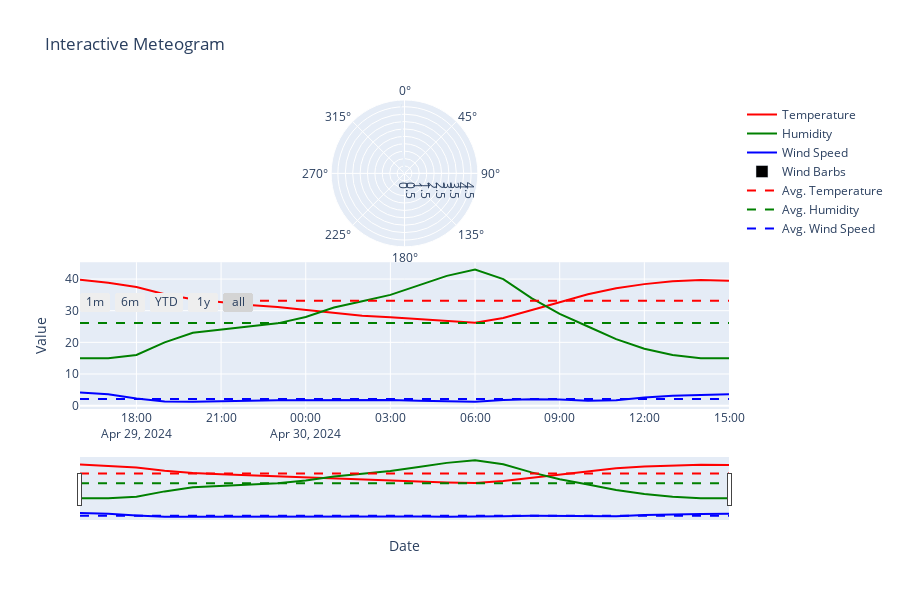

The notebook cell this image was saved under:
### Code cell
import pandas as pd
import plotly.graph_objects as go
from plotly.subplots import make_subplots
import numpy as np

# Load the CSV data into a Pandas DataFrame
data = df24

# Convert the date column to datetime format
data['date'] = pd.to_datetime(data['date'])

# Create a list of hover text
hover_text = []
for i, date in enumerate(data['date']):
    hover_text.append(f"Date: {date.strftime('%Y-%m-%d')}<br>Temperature: {data['Temperature (°C)'][i]:.2f}°C<br>Humidity: {data['Relative Humidity (%)'][i]:.2f}%<br>Wind Speed: {data['Wind Speed (m/s)'][i]:.2f} m/s<br>Wind Direction: {data['Wind Direction (degrees)'][i]}°")

# Create the figure with subplots
fig = make_subplots(rows=2, cols=1, shared_xaxes=True, vertical_spacing=0.05, specs=[[{"type": "polar"}], [{"type": "scatter"}]])

# Add traces for temperature, humidity, and wind speed
fig.add_trace(go.Scatter(x=data['date'], y=data['Temperature (°C)'], mode='lines', name='Temperature', line=dict(color='red')), row=2, col=1)
fig.add_trace(go.Scatter(x=data['date'], y=data['Relative Humidity (%)'], mode='lines', name='Humidity', line=dict(color='green')), row=2, col=1)
fig.add_trace(go.Scatter(x=data['date'], y=data['Wind Speed (m/s)'], mode='lines', name='Wind Speed', line=dict(color='blue')), row=2, col=1)

# Add wind barbs
wind_barbs = go.Barpolar(
    theta=np.radians(90 - data['Wind Direction (degrees)']),  # Convert wind direction to radians and adjust for polar coordinates
    r=data['Wind Speed (m/s)'],
    name='Wind Barbs',
    marker=dict(color='black')
)
fig.add_trace(wind_barbs, row=1, col=1)

# Add climatology or averages
avg_temp = data['Temperature (°C)'].mean()
avg_humidity = data['Relative Humidity (%)'].mean()
avg_wind_speed = data['Wind Speed (m/s)'].mean()
fig.add_trace(go.Scatter(x=data['date'], y=[avg_temp] * len(data['date']), mode='lines', name='Avg. Temperature', line=dict(color='red', dash='dash')), row=2, col=1)
fig.add_trace(go.Scatter(x=data['date'], y=[avg_humidity] * len(data['date']), mode='lines', name='Avg. Humidity', line=dict(color='green', dash='dash')), row=2, col=1)
fig.add_trace(go.Scatter(x=data['date'], y=[avg_wind_speed] * len(data['date']), mode='lines', name='Avg. Wind Speed', line=dict(color='blue', dash='dash')), row=2, col=1)

# Update layout
fig.update_layout(
    title='Interactive Meteogram',
    xaxis_title='Date',
    yaxis_title='Value',
    hovermode='closest',
    height=600,
    xaxis=dict(
        rangeselector=dict(
            buttons=list([
                dict(count=1, label='1m', step='month', stepmode='backward'),
                dict(count=6, label='6m', step='month', stepmode='backward'),
                dict(count=1, label='YTD', step='year', stepmode='todate'),
                dict(count=1, label='1y', step='year', stepmode='backward'),
                dict(step='all')
            ])
        ),
        rangeslider=dict(visible=True),
        type='date'
    ),
    polar=dict(
        angularaxis=dict(direction="clockwise", period=360),
        radialaxis=dict(visible=True, range=[0, max(data['Wind Speed (m/s)']) * 1.2])
    )
)

# Add hover text
fig.update_traces(hovertext=hover_text, hoverinfo='text')

# Show the plot
fig.show()

### Figure 1 — Plotly figure (JSON) as saved in the notebook; plotly's stock layout.template omitted (floating-point values rounded to 4 significant figures)
{"data": [{"hoverinfo": "text", "hovertext": ["Date: 2024-04-29<br>Temperature: 39.80°C<br>Humidity: 15.00%<br>Wind Speed: 4.13 m/s<br>Wind Direction: 253°", "Date: 2024-04-29<br>Temperature: 38.80°C<br>Humidity: 15.00%<br>Wind Speed: 3.58 m/s<br>Wind Direction: 253°", "Date: 2024-04-29<br>Temperature: 37.50°C<br>Humidity: 16.00%<br>Wind Speed: 2.27 m/s<br>Wind Direction: 248°", "Date: 2024-04-29<br>Temperature: 35.20°C<br>Humidity: 20.00%<br>Wind Speed: 1.29 m/s<br>Wind Direction: 256°", "Date: 2024-04-29<br>Temperature: 33.60°C<br>Humidity: 23.00%<br>Wind Speed: 1.26 m/s<br>Wind Direction: 275°", "Date: 2024-04-29<br>Temperature: 32.60°C<br>Humidity: 24.00%<br>Wind Speed: 1.32 m/s<br>Wind Direction: 281°", "Date: 2024-04-29<br>Temperature: 31.80°C<br>Humidity: 25.00%<br>Wind Speed: 1.56 m/s<br>Wind Direction: 281°", "Date: 2024-04-29<br>Temperature: 31.20°C<br>Humidity: 26.00%<br>Wind Speed: 1.73 m/s<br>Wind Direction: 288°", "Date: 2024-04-30<br>Temperature: 30.30°C<br>Humidity: 28.00%<br>Wind Speed: 1.76 m/s<br>Wind Direction: 288°", "Date: 2024-04-30<br>Temperature: 29.30°C<br>Humidity: 31.00%<br>Wind Speed: 1.63 m/s<br>Wind Direction: 292°", "Date: 2024-04-30<br>Temperature: 28.40°C<br>Humidity: 33.00%<br>Wind Speed: 1.70 m/s<br>Wind Direction: 291°", "Date: 2024-04-30<br>Temperature: 27.90°C<br>Humidity: 35.00%<br>Wind Speed: 1.76 m/s<br>Wind Direction: 295°", "Date: 2024-04-30<br>Temperature: 27.30°C<br>Humidity: 38.00%<br>Wind Speed: 1.53 m/s<br>Wind Direction: 287°", "Date: 2024-04-30<br>Temperature: 26.60°C<br>Humidity: 41.00%<br>Wind Speed: 1.29 m/s<br>Wind Direction: 281°", "Date: 2024-04-30<br>Temperature: 26.20°C<br>Humidity: 43.00%<br>Wind Speed: 1.27 m/s<br>Wind Direction: 273°", "Date: 2024-04-30<br>Temperature: 27.70°C<br>Humidity: 40.00%<br>Wind Speed: 1.77 m/s<br>Wind Direction: 283°", "Date: 2024-04-30<br>Temperature: 30.10°C<br>Humidity: 34.00%<br>Wind Speed: 2.05 m/s<br>Wind Direction: 293°", "Date: 2024-04-30<br>Temperature: 32.70°C<br>Humidity: 29.00%<br>Wind Speed: 1.96 m/s<br>Wind Direction: 311°", "Date: 2024-04-30<br>Temperature: 35.20°C<br>Humidity: 25.00%<br>Wind Speed: 1.58 m/s<br>Wind Direction: 317°", "Date: 2024-04-30<br>Temperature: 37.10°C<br>Humidity: 21.00%<br>Wind Speed: 1.73 m/s<br>Wind Direction: 306°", "Date: 2024-04-30<br>Temperature: 38.40°C<br>Humidity: 18.00%<br>Wind Speed: 2.56 m/s<br>Wind Direction: 289°", "Date: 2024-04-30<br>Temperature: 39.30°C<br>Humidity: 16.00%<br>Wind Speed: 3.13 m/s<br>Wind Direction: 284°", "Date: 2024-04-30<br>Temperature: 39.70°C<br>Humidity: 15.00%<br>Wind Speed: 3.38 m/s<br>Wind Direction: 281°", "Date: 2024-04-30<br>Temperature: 39.50°C<br>Humidity: 15.00%<br>Wind Speed: 3.61 m/s<br>Wind Direction: 280°"], "line": {"color": "red"}, "mode": "lines", "name": "Temperature", "type": "scatter", "x": ["2024-04-29T16:00:00", "2024-04-29T17:00:00", "2024-04-29T18:00:00", "2024-04-29T19:00:00", "2024-04-29T20:00:00", "2024-04-29T21:00:00", "2024-04-29T22:00:00", "2024-04-29T23:00:00", "2024-04-30T00:00:00", "2024-04-30T01:00:00", "2024-04-30T02:00:00", "2024-04-30T03:00:00", "2024-04-30T04:00:00", "2024-04-30T05:00:00", "2024-04-30T06:00:00", "2024-04-30T07:00:00", "2024-04-30T08:00:00", "2024-04-30T09:00:00", "2024-04-30T10:00:00", "2024-04-30T11:00:00", "2024-04-30T12:00:00", "2024-04-30T13:00:00", "2024-04-30T14:00:00", "2024-04-30T15:00:00"], "xaxis": "x", "y": [39.8, 38.8, 37.5, 35.2, 33.6, 32.6, 31.8, 31.2, 30.3, 29.3, 28.4, 27.9, 27.3, 26.6, 26.2, 27.7, 30.1, 32.7, 35.2, 37.1, 38.4, 39.3, 39.7, 39.5], "yaxis": "y"}, {"hoverinfo": "text", "hovertext": ["Date: 2024-04-29<br>Temperature: 39.80°C<br>Humidity: 15.00%<br>Wind Speed: 4.13 m/s<br>Wind Direction: 253°", "Date: 2024-04-29<br>Temperature: 38.80°C<br>Humidity: 15.00%<br>Wind Speed: 3.58 m/s<br>Wind Direction: 253°", "Date: 2024-04-29<br>Temperature: 37.50°C<br>Humidity: 16.00%<br>Wind Speed: 2.27 m/s<br>Wind Direction: 248°", "Date: 2024-04-29<br>Temperature: 35.20°C<br>Humidity: 20.00%<br>Wind Speed: 1.29 m/s<br>Wind Direction: 256°", "Date: 2024-04-29<br>Temperature: 33.60°C<br>Humidity: 23.00%<br>Wind Speed: 1.26 m/s<br>Wind Direction: 275°", "Date: 2024-04-29<br>Temperature: 32.60°C<br>Humidity: 24.00%<br>Wind Speed: 1.32 m/s<br>Wind Direction: 281°", "Date: 2024-04-29<br>Temperature: 31.80°C<br>Humidity: 25.00%<br>Wind Speed: 1.56 m/s<br>Wind Direction: 281°", "Date: 2024-04-29<br>Temperature: 31.20°C<br>Humidity: 26.00%<br>Wind Speed: 1.73 m/s<br>Wind Direction: 288°", "Date: 2024-04-30<br>Temperature: 30.30°C<br>Humidity: 28.00%<br>Wind Speed: 1.76 m/s<br>Wind Direction: 288°", "Date: 2024-04-30<br>Temperature: 29.30°C<br>Humidity: 31.00%<br>Wind Speed: 1.63 m/s<br>Wind Direction: 292°", "Date: 2024-04-30<br>Temperature: 28.40°C<br>Humidity: 33.00%<br>Wind Speed: 1.70 m/s<br>Wind Direction: 291°", "Date: 2024-04-30<br>Temperature: 27.90°C<br>Humidity: 35.00%<br>Wind Speed: 1.76 m/s<br>Wind Direction: 295°", "Date: 2024-04-30<br>Temperature: 27.30°C<br>Humidity: 38.00%<br>Wind Speed: 1.53 m/s<br>Wind Direction: 287°", "Date: 2024-04-30<br>Temperature: 26.60°C<br>Humidity: 41.00%<br>Wind Speed: 1.29 m/s<br>Wind Direction: 281°", "Date: 2024-04-30<br>Temperature: 26.20°C<br>Humidity: 43.00%<br>Wind Speed: 1.27 m/s<br>Wind Direction: 273°", "Date: 2024-04-30<br>Temperature: 27.70°C<br>Humidity: 40.00%<br>Wind Speed: 1.77 m/s<br>Wind Direction: 283°", "Date: 2024-04-30<br>Temperature: 30.10°C<br>Humidity: 34.00%<br>Wind Speed: 2.05 m/s<br>Wind Direction: 293°", "Date: 2024-04-30<br>Temperature: 32.70°C<br>Humidity: 29.00%<br>Wind Speed: 1.96 m/s<br>Wind Direction: 311°", "Date: 2024-04-30<br>Temperature: 35.20°C<br>Humidity: 25.00%<br>Wind Speed: 1.58 m/s<br>Wind Direction: 317°", "Date: 2024-04-30<br>Temperature: 37.10°C<br>Humidity: 21.00%<br>Wind Speed: 1.73 m/s<br>Wind Direction: 306°", "Date: 2024-04-30<br>Temperature: 38.40°C<br>Humidity: 18.00%<br>Wind Speed: 2.56 m/s<br>Wind Direction: 289°", "Date: 2024-04-30<br>Temperature: 39.30°C<br>Humidity: 16.00%<br>Wind Speed: 3.13 m/s<br>Wind Direction: 284°", "Date: 2024-04-30<br>Temperature: 39.70°C<br>Humidity: 15.00%<br>Wind Speed: 3.38 m/s<br>Wind Direction: 281°", "Date: 2024-04-30<br>Temperature: 39.50°C<br>Humidity: 15.00%<br>Wind Speed: 3.61 m/s<br>Wind Direction: 280°"], "line": {"color": "green"}, "mode": "lines", "name": "Humidity", "type": "scatter", "x": ["2024-04-29T16:00:00", "2024-04-29T17:00:00", "2024-04-29T18:00:00", "2024-04-29T19:00:00", "2024-04-29T20:00:00", "2024-04-29T21:00:00", "2024-04-29T22:00:00", "2024-04-29T23:00:00", "2024-04-30T00:00:00", "2024-04-30T01:00:00", "2024-04-30T02:00:00", "2024-04-30T03:00:00", "2024-04-30T04:00:00", "2024-04-30T05:00:00", "2024-04-30T06:00:00", "2024-04-30T07:00:00", "2024-04-30T08:00:00", "2024-04-30T09:00:00", "2024-04-30T10:00:00", "2024-04-30T11:00:00", "2024-04-30T12:00:00", "2024-04-30T13:00:00", "2024-04-30T14:00:00", "2024-04-30T15:00:00"], "xaxis": "x", "y": [15, 15, 16, 20, 23, 24, 25, 26, 28, 31, 33, 35, 38, 41, 43, 40, 34, 29, 25, 21, 18, 16, 15, 15], "yaxis": "y"}, {"hoverinfo": "text", "hovertext": ["Date: 2024-04-29<br>Temperature: 39.80°C<br>Humidity: 15.00%<br>Wind Speed: 4.13 m/s<br>Wind Direction: 253°", "Date: 2024-04-29<br>Temperature: 38.80°C<br>Humidity: 15.00%<br>Wind Speed: 3.58 m/s<br>Wind Direction: 253°", "Date: 2024-04-29<br>Temperature: 37.50°C<br>Humidity: 16.00%<br>Wind Speed: 2.27 m/s<br>Wind Direction: 248°", "Date: 2024-04-29<br>Temperature: 35.20°C<br>Humidity: 20.00%<br>Wind Speed: 1.29 m/s<br>Wind Direction: 256°", "Date: 2024-04-29<br>Temperature: 33.60°C<br>Humidity: 23.00%<br>Wind Speed: 1.26 m/s<br>Wind Direction: 275°", "Date: 2024-04-29<br>Temperature: 32.60°C<br>Humidity: 24.00%<br>Wind Speed: 1.32 m/s<br>Wind Direction: 281°", "Date: 2024-04-29<br>Temperature: 31.80°C<br>Humidity: 25.00%<br>Wind Speed: 1.56 m/s<br>Wind Direction: 281°", "Date: 2024-04-29<br>Temperature: 31.20°C<br>Humidity: 26.00%<br>Wind Speed: 1.73 m/s<br>Wind Direction: 288°", "Date: 2024-04-30<br>Temperature: 30.30°C<br>Humidity: 28.00%<br>Wind Speed: 1.76 m/s<br>Wind Direction: 288°", "Date: 2024-04-30<br>Temperature: 29.30°C<br>Humidity: 31.00%<br>Wind Speed: 1.63 m/s<br>Wind Direction: 292°", "Date: 2024-04-30<br>Temperature: 28.40°C<br>Humidity: 33.00%<br>Wind Speed: 1.70 m/s<br>Wind Direction: 291°", "Date: 2024-04-30<br>Temperature: 27.90°C<br>Humidity: 35.00%<br>Wind Speed: 1.76 m/s<br>Wind Direction: 295°", "Date: 2024-04-30<br>Temperature: 27.30°C<br>Humidity: 38.00%<br>Wind Speed: 1.53 m/s<br>Wind Direction: 287°", "Date: 2024-04-30<br>Temperature: 26.60°C<br>Humidity: 41.00%<br>Wind Speed: 1.29 m/s<br>Wind Direction: 281°", "Date: 2024-04-30<br>Temperature: 26.20°C<br>Humidity: 43.00%<br>Wind Speed: 1.27 m/s<br>Wind Direction: 273°", "Date: 2024-04-30<br>Temperature: 27.70°C<br>Humidity: 40.00%<br>Wind Speed: 1.77 m/s<br>Wind Direction: 283°", "Date: 2024-04-30<br>Temperature: 30.10°C<br>Humidity: 34.00%<br>Wind Speed: 2.05 m/s<br>Wind Direction: 293°", "Date: 2024-04-30<br>Temperature: 32.70°C<br>Humidity: 29.00%<br>Wind Speed: 1.96 m/s<br>Wind Direction: 311°", "Date: 2024-04-30<br>Temperature: 35.20°C<br>Humidity: 25.00%<br>Wind Speed: 1.58 m/s<br>Wind Direction: 317°", "Date: 2024-04-30<br>Temperature: 37.10°C<br>Humidity: 21.00%<br>Wind Speed: 1.73 m/s<br>Wind Direction: 306°", "Date: 2024-04-30<br>Temperature: 38.40°C<br>Humidity: 18.00%<br>Wind Speed: 2.56 m/s<br>Wind Direction: 289°", "Date: 2024-04-30<br>Temperature: 39.30°C<br>Humidity: 16.00%<br>Wind Speed: 3.13 m/s<br>Wind Direction: 284°", "Date: 2024-04-30<br>Temperature: 39.70°C<br>Humidity: 15.00%<br>Wind Speed: 3.38 m/s<br>Wind Direction: 281°", "Date: 2024-04-30<br>Temperature: 39.50°C<br>Humidity: 15.00%<br>Wind Speed: 3.61 m/s<br>Wind Direction: 280°"], "line": {"color": "blue"}, "mode": "lines", "name": "Wind Speed", "type": "scatter", "x": ["2024-04-29T16:00:00", "2024-04-29T17:00:00", "2024-04-29T18:00:00", "2024-04-29T19:00:00", "2024-04-29T20:00:00", "2024-04-29T21:00:00", "2024-04-29T22:00:00", "2024-04-29T23:00:00", "2024-04-30T00:00:00", "2024-04-30T01:00:00", "2024-04-30T02:00:00", "2024-04-30T03:00:00", "2024-04-30T04:00:00", "2024-04-30T05:00:00", "2024-04-30T06:00:00", "2024-04-30T07:00:00", "2024-04-30T08:00:00", "2024-04-30T09:00:00", "2024-04-30T10:00:00", "2024-04-30T11:00:00", "2024-04-30T12:00:00", "2024-04-30T13:00:00", "2024-04-30T14:00:00", "2024-04-30T15:00:00"], "xaxis": "x", "y": [4.13, 3.58, 2.27, 1.29, 1.26, 1.32, 1.56, 1.73, 1.76, 1.63, 1.7, 1.76, 1.53, 1.29, 1.27, 1.77, 2.05, 1.96, 1.58, 1.73, 2.56, 3.13, 3.38, 3.61], "yaxis": "y"}, {"hoverinfo": "text", "hovertext": ["Date: 2024-04-29<br>Temperature: 39.80°C<br>Humidity: 15.00%<br>Wind Speed: 4.13 m/s<br>Wind Direction: 253°", "Date: 2024-04-29<br>Temperature: 38.80°C<br>Humidity: 15.00%<br>Wind Speed: 3.58 m/s<br>Wind Direction: 253°", "Date: 2024-04-29<br>Temperature: 37.50°C<br>Humidity: 16.00%<br>Wind Speed: 2.27 m/s<br>Wind Direction: 248°", "Date: 2024-04-29<br>Temperature: 35.20°C<br>Humidity: 20.00%<br>Wind Speed: 1.29 m/s<br>Wind Direction: 256°", "Date: 2024-04-29<br>Temperature: 33.60°C<br>Humidity: 23.00%<br>Wind Speed: 1.26 m/s<br>Wind Direction: 275°", "Date: 2024-04-29<br>Temperature: 32.60°C<br>Humidity: 24.00%<br>Wind Speed: 1.32 m/s<br>Wind Direction: 281°", "Date: 2024-04-29<br>Temperature: 31.80°C<br>Humidity: 25.00%<br>Wind Speed: 1.56 m/s<br>Wind Direction: 281°", "Date: 2024-04-29<br>Temperature: 31.20°C<br>Humidity: 26.00%<br>Wind Speed: 1.73 m/s<br>Wind Direction: 288°", "Date: 2024-04-30<br>Temperature: 30.30°C<br>Humidity: 28.00%<br>Wind Speed: 1.76 m/s<br>Wind Direction: 288°", "Date: 2024-04-30<br>Temperature: 29.30°C<br>Humidity: 31.00%<br>Wind Speed: 1.63 m/s<br>Wind Direction: 292°", "Date: 2024-04-30<br>Temperature: 28.40°C<br>Humidity: 33.00%<br>Wind Speed: 1.70 m/s<br>Wind Direction: 291°", "Date: 2024-04-30<br>Temperature: 27.90°C<br>Humidity: 35.00%<br>Wind Speed: 1.76 m/s<br>Wind Direction: 295°", "Date: 2024-04-30<br>Temperature: 27.30°C<br>Humidity: 38.00%<br>Wind Speed: 1.53 m/s<br>Wind Direction: 287°", "Date: 2024-04-30<br>Temperature: 26.60°C<br>Humidity: 41.00%<br>Wind Speed: 1.29 m/s<br>Wind Direction: 281°", "Date: 2024-04-30<br>Temperature: 26.20°C<br>Humidity: 43.00%<br>Wind Speed: 1.27 m/s<br>Wind Direction: 273°", "Date: 2024-04-30<br>Temperature: 27.70°C<br>Humidity: 40.00%<br>Wind Speed: 1.77 m/s<br>Wind Direction: 283°", "Date: 2024-04-30<br>Temperature: 30.10°C<br>Humidity: 34.00%<br>Wind Speed: 2.05 m/s<br>Wind Direction: 293°", "Date: 2024-04-30<br>Temperature: 32.70°C<br>Humidity: 29.00%<br>Wind Speed: 1.96 m/s<br>Wind Direction: 311°", "Date: 2024-04-30<br>Temperature: 35.20°C<br>Humidity: 25.00%<br>Wind Speed: 1.58 m/s<br>Wind Direction: 317°", "Date: 2024-04-30<br>Temperature: 37.10°C<br>Humidity: 21.00%<br>Wind Speed: 1.73 m/s<br>Wind Direction: 306°", "Date: 2024-04-30<br>Temperature: 38.40°C<br>Humidity: 18.00%<br>Wind Speed: 2.56 m/s<br>Wind Direction: 289°", "Date: 2024-04-30<br>Temperature: 39.30°C<br>Humidity: 16.00%<br>Wind Speed: 3.13 m/s<br>Wind Direction: 284°", "Date: 2024-04-30<br>Temperature: 39.70°C<br>Humidity: 15.00%<br>Wind Speed: 3.38 m/s<br>Wind Direction: 281°", "Date: 2024-04-30<br>Temperature: 39.50°C<br>Humidity: 15.00%<br>Wind Speed: 3.61 m/s<br>Wind Direction: 280°"], "marker": {"color": "black"}, "name": "Wind Barbs", "r": [4.13, 3.58, 2.27, 1.29, 1.26, 1.32, 1.56, 1.73, 1.76, 1.63, 1.7, 1.76, 1.53, 1.29, 1.27, 1.77, 2.05, 1.96, 1.58, 1.73, 2.56, 3.13, 3.38, 3.61], "subplot": "polar", "theta": [-2.845, -2.845, -2.758, -2.897, -3.229, -3.334, -3.334, -3.456, -3.456, -3.526, -3.508, -3.578, -3.438, -3.334, -3.194, -3.368, -3.543, -3.857, -3.962, -3.77, -3.473, -3.386, -3.334, -3.316], "type": "barpolar"}, {"hoverinfo": "text", "hovertext": ["Date: 2024-04-29<br>Temperature: 39.80°C<br>Humidity: 15.00%<br>Wind Speed: 4.13 m/s<br>Wind Direction: 253°", "Date: 2024-04-29<br>Temperature: 38.80°C<br>Humidity: 15.00%<br>Wind Speed: 3.58 m/s<br>Wind Direction: 253°", "Date: 2024-04-29<br>Temperature: 37.50°C<br>Humidity: 16.00%<br>Wind Speed: 2.27 m/s<br>Wind Direction: 248°", "Date: 2024-04-29<br>Temperature: 35.20°C<br>Humidity: 20.00%<br>Wind Speed: 1.29 m/s<br>Wind Direction: 256°", "Date: 2024-04-29<br>Temperature: 33.60°C<br>Humidity: 23.00%<br>Wind Speed: 1.26 m/s<br>Wind Direction: 275°", "Date: 2024-04-29<br>Temperature: 32.60°C<br>Humidity: 24.00%<br>Wind Speed: 1.32 m/s<br>Wind Direction: 281°", "Date: 2024-04-29<br>Temperature: 31.80°C<br>Humidity: 25.00%<br>Wind Speed: 1.56 m/s<br>Wind Direction: 281°", "Date: 2024-04-29<br>Temperature: 31.20°C<br>Humidity: 26.00%<br>Wind Speed: 1.73 m/s<br>Wind Direction: 288°", "Date: 2024-04-30<br>Temperature: 30.30°C<br>Humidity: 28.00%<br>Wind Speed: 1.76 m/s<br>Wind Direction: 288°", "Date: 2024-04-30<br>Temperature: 29.30°C<br>Humidity: 31.00%<br>Wind Speed: 1.63 m/s<br>Wind Direction: 292°", "Date: 2024-04-30<br>Temperature: 28.40°C<br>Humidity: 33.00%<br>Wind Speed: 1.70 m/s<br>Wind Direction: 291°", "Date: 2024-04-30<br>Temperature: 27.90°C<br>Humidity: 35.00%<br>Wind Speed: 1.76 m/s<br>Wind Direction: 295°", "Date: 2024-04-30<br>Temperature: 27.30°C<br>Humidity: 38.00%<br>Wind Speed: 1.53 m/s<br>Wind Direction: 287°", "Date: 2024-04-30<br>Temperature: 26.60°C<br>Humidity: 41.00%<br>Wind Speed: 1.29 m/s<br>Wind Direction: 281°", "Date: 2024-04-30<br>Temperature: 26.20°C<br>Humidity: 43.00%<br>Wind Speed: 1.27 m/s<br>Wind Direction: 273°", "Date: 2024-04-30<br>Temperature: 27.70°C<br>Humidity: 40.00%<br>Wind Speed: 1.77 m/s<br>Wind Direction: 283°", "Date: 2024-04-30<br>Temperature: 30.10°C<br>Humidity: 34.00%<br>Wind Speed: 2.05 m/s<br>Wind Direction: 293°", "Date: 2024-04-30<br>Temperature: 32.70°C<br>Humidity: 29.00%<br>Wind Speed: 1.96 m/s<br>Wind Direction: 311°", "Date: 2024-04-30<br>Temperature: 35.20°C<br>Humidity: 25.00%<br>Wind Speed: 1.58 m/s<br>Wind Direction: 317°", "Date: 2024-04-30<br>Temperature: 37.10°C<br>Humidity: 21.00%<br>Wind Speed: 1.73 m/s<br>Wind Direction: 306°", "Date: 2024-04-30<br>Temperature: 38.40°C<br>Humidity: 18.00%<br>Wind Speed: 2.56 m/s<br>Wind Direction: 289°", "Date: 2024-04-30<br>Temperature: 39.30°C<br>Humidity: 16.00%<br>Wind Speed: 3.13 m/s<br>Wind Direction: 284°", "Date: 2024-04-30<br>Temperature: 39.70°C<br>Humidity: 15.00%<br>Wind Speed: 3.38 m/s<br>Wind Direction: 281°", "Date: 2024-04-30<br>Temperature: 39.50°C<br>Humidity: 15.00%<br>Wind Speed: 3.61 m/s<br>Wind Direction: 280°"], "line": {"color": "red", "dash": "dash"}, "mode": "lines", "name": "Avg. Temperature", "type": "scatter", "x": ["2024-04-29T16:00:00", "2024-04-29T17:00:00", "2024-04-29T18:00:00", "2024-04-29T19:00:00", "2024-04-29T20:00:00", "2024-04-29T21:00:00", "2024-04-29T22:00:00", "2024-04-29T23:00:00", "2024-04-30T00:00:00", "2024-04-30T01:00:00", "2024-04-30T02:00:00", "2024-04-30T03:00:00", "2024-04-30T04:00:00", "2024-04-30T05:00:00", "2024-04-30T06:00:00", "2024-04-30T07:00:00", "2024-04-30T08:00:00", "2024-04-30T09:00:00", "2024-04-30T10:00:00", "2024-04-30T11:00:00", "2024-04-30T12:00:00", "2024-04-30T13:00:00", "2024-04-30T14:00:00", "2024-04-30T15:00:00"], "xaxis": "x", "y": [33.18, 33.18, 33.18, 33.18, 33.18, 33.18, 33.18, 33.18, 33.18, 33.18, 33.18, 33.18, 33.18, 33.18, 33.18, 33.18, 33.18, 33.18, 33.18, 33.18, 33.18, 33.18, 33.18, 33.18], "yaxis": "y"}, {"hoverinfo": "text", "hovertext": ["Date: 2024-04-29<br>Temperature: 39.80°C<br>Humidity: 15.00%<br>Wind Speed: 4.13 m/s<br>Wind Direction: 253°", "Date: 2024-04-29<br>Temperature: 38.80°C<br>Humidity: 15.00%<br>Wind Speed: 3.58 m/s<br>Wind Direction: 253°", "Date: 2024-04-29<br>Temperature: 37.50°C<br>Humidity: 16.00%<br>Wind Speed: 2.27 m/s<br>Wind Direction: 248°", "Date: 2024-04-29<br>Temperature: 35.20°C<br>Humidity: 20.00%<br>Wind Speed: 1.29 m/s<br>Wind Direction: 256°", "Date: 2024-04-29<br>Temperature: 33.60°C<br>Humidity: 23.00%<br>Wind Speed: 1.26 m/s<br>Wind Direction: 275°", "Date: 2024-04-29<br>Temperature: 32.60°C<br>Humidity: 24.00%<br>Wind Speed: 1.32 m/s<br>Wind Direction: 281°", "Date: 2024-04-29<br>Temperature: 31.80°C<br>Humidity: 25.00%<br>Wind Speed: 1.56 m/s<br>Wind Direction: 281°", "Date: 2024-04-29<br>Temperature: 31.20°C<br>Humidity: 26.00%<br>Wind Speed: 1.73 m/s<br>Wind Direction: 288°", "Date: 2024-04-30<br>Temperature: 30.30°C<br>Humidity: 28.00%<br>Wind Speed: 1.76 m/s<br>Wind Direction: 288°", "Date: 2024-04-30<br>Temperature: 29.30°C<br>Humidity: 31.00%<br>Wind Speed: 1.63 m/s<br>Wind Direction: 292°", "Date: 2024-04-30<br>Temperature: 28.40°C<br>Humidity: 33.00%<br>Wind Speed: 1.70 m/s<br>Wind Direction: 291°", "Date: 2024-04-30<br>Temperature: 27.90°C<br>Humidity: 35.00%<br>Wind Speed: 1.76 m/s<br>Wind Direction: 295°", "Date: 2024-04-30<br>Temperature: 27.30°C<br>Humidity: 38.00%<br>Wind Speed: 1.53 m/s<br>Wind Direction: 287°", "Date: 2024-04-30<br>Temperature: 26.60°C<br>Humidity: 41.00%<br>Wind Speed: 1.29 m/s<br>Wind Direction: 281°", "Date: 2024-04-30<br>Temperature: 26.20°C<br>Humidity: 43.00%<br>Wind Speed: 1.27 m/s<br>Wind Direction: 273°", "Date: 2024-04-30<br>Temperature: 27.70°C<br>Humidity: 40.00%<br>Wind Speed: 1.77 m/s<br>Wind Direction: 283°", "Date: 2024-04-30<br>Temperature: 30.10°C<br>Humidity: 34.00%<br>Wind Speed: 2.05 m/s<br>Wind Direction: 293°", "Date: 2024-04-30<br>Temperature: 32.70°C<br>Humidity: 29.00%<br>Wind Speed: 1.96 m/s<br>Wind Direction: 311°", "Date: 2024-04-30<br>Temperature: 35.20°C<br>Humidity: 25.00%<br>Wind Speed: 1.58 m/s<br>Wind Direction: 317°", "Date: 2024-04-30<br>Temperature: 37.10°C<br>Humidity: 21.00%<br>Wind Speed: 1.73 m/s<br>Wind Direction: 306°", "Date: 2024-04-30<br>Temperature: 38.40°C<br>Humidity: 18.00%<br>Wind Speed: 2.56 m/s<br>Wind Direction: 289°", "Date: 2024-04-30<br>Temperature: 39.30°C<br>Humidity: 16.00%<br>Wind Speed: 3.13 m/s<br>Wind Direction: 284°", "Date: 2024-04-30<br>Temperature: 39.70°C<br>Humidity: 15.00%<br>Wind Speed: 3.38 m/s<br>Wind Direction: 281°", "Date: 2024-04-30<br>Temperature: 39.50°C<br>Humidity: 15.00%<br>Wind Speed: 3.61 m/s<br>Wind Direction: 280°"], "line": {"color": "green", "dash": "dash"}, "mode": "lines", "name": "Avg. Humidity", "type": "scatter", "x": ["2024-04-29T16:00:00", "2024-04-29T17:00:00", "2024-04-29T18:00:00", "2024-04-29T19:00:00", "2024-04-29T20:00:00", "2024-04-29T21:00:00", "2024-04-29T22:00:00", "2024-04-29T23:00:00", "2024-04-30T00:00:00", "2024-04-30T01:00:00", "2024-04-30T02:00:00", "2024-04-30T03:00:00", "2024-04-30T04:00:00", "2024-04-30T05:00:00", "2024-04-30T06:00:00", "2024-04-30T07:00:00", "2024-04-30T08:00:00", "2024-04-30T09:00:00", "2024-04-30T10:00:00", "2024-04-30T11:00:00", "2024-04-30T12:00:00", "2024-04-30T13:00:00", "2024-04-30T14:00:00", "2024-04-30T15:00:00"], "xaxis": "x", "y": [26.08, 26.08, 26.08, 26.08, 26.08, 26.08, 26.08, 26.08, 26.08, 26.08, 26.08, 26.08, 26.08, 26.08, 26.08, 26.08, 26.08, 26.08, 26.08, 26.08, 26.08, 26.08, 26.08, 26.08], "yaxis": "y"}, {"hoverinfo": "text", "hovertext": ["Date: 2024-04-29<br>Temperature: 39.80°C<br>Humidity: 15.00%<br>Wind Speed: 4.13 m/s<br>Wind Direction: 253°", "Date: 2024-04-29<br>Temperature: 38.80°C<br>Humidity: 15.00%<br>Wind Speed: 3.58 m/s<br>Wind Direction: 253°", "Date: 2024-04-29<br>Temperature: 37.50°C<br>Humidity: 16.00%<br>Wind Speed: 2.27 m/s<br>Wind Direction: 248°", "Date: 2024-04-29<br>Temperature: 35.20°C<br>Humidity: 20.00%<br>Wind Speed: 1.29 m/s<br>Wind Direction: 256°", "Date: 2024-04-29<br>Temperature: 33.60°C<br>Humidity: 23.00%<br>Wind Speed: 1.26 m/s<br>Wind Direction: 275°", "Date: 2024-04-29<br>Temperature: 32.60°C<br>Humidity: 24.00%<br>Wind Speed: 1.32 m/s<br>Wind Direction: 281°", "Date: 2024-04-29<br>Temperature: 31.80°C<br>Humidity: 25.00%<br>Wind Speed: 1.56 m/s<br>Wind Direction: 281°", "Date: 2024-04-29<br>Temperature: 31.20°C<br>Humidity: 26.00%<br>Wind Speed: 1.73 m/s<br>Wind Direction: 288°", "Date: 2024-04-30<br>Temperature: 30.30°C<br>Humidity: 28.00%<br>Wind Speed: 1.76 m/s<br>Wind Direction: 288°", "Date: 2024-04-30<br>Temperature: 29.30°C<br>Humidity: 31.00%<br>Wind Speed: 1.63 m/s<br>Wind Direction: 292°", "Date: 2024-04-30<br>Temperature: 28.40°C<br>Humidity: 33.00%<br>Wind Speed: 1.70 m/s<br>Wind Direction: 291°", "Date: 2024-04-30<br>Temperature: 27.90°C<br>Humidity: 35.00%<br>Wind Speed: 1.76 m/s<br>Wind Direction: 295°", "Date: 2024-04-30<br>Temperature: 27.30°C<br>Humidity: 38.00%<br>Wind Speed: 1.53 m/s<br>Wind Direction: 287°", "Date: 2024-04-30<br>Temperature: 26.60°C<br>Humidity: 41.00%<br>Wind Speed: 1.29 m/s<br>Wind Direction: 281°", "Date: 2024-04-30<br>Temperature: 26.20°C<br>Humidity: 43.00%<br>Wind Speed: 1.27 m/s<br>Wind Direction: 273°", "Date: 2024-04-30<br>Temperature: 27.70°C<br>Humidity: 40.00%<br>Wind Speed: 1.77 m/s<br>Wind Direction: 283°", "Date: 2024-04-30<br>Temperature: 30.10°C<br>Humidity: 34.00%<br>Wind Speed: 2.05 m/s<br>Wind Direction: 293°", "Date: 2024-04-30<br>Temperature: 32.70°C<br>Humidity: 29.00%<br>Wind Speed: 1.96 m/s<br>Wind Direction: 311°", "Date: 2024-04-30<br>Temperature: 35.20°C<br>Humidity: 25.00%<br>Wind Speed: 1.58 m/s<br>Wind Direction: 317°", "Date: 2024-04-30<br>Temperature: 37.10°C<br>Humidity: 21.00%<br>Wind Speed: 1.73 m/s<br>Wind Direction: 306°", "Date: 2024-04-30<br>Temperature: 38.40°C<br>Humidity: 18.00%<br>Wind Speed: 2.56 m/s<br>Wind Direction: 289°", "Date: 2024-04-30<br>Temperature: 39.30°C<br>Humidity: 16.00%<br>Wind Speed: 3.13 m/s<br>Wind Direction: 284°", "Date: 2024-04-30<br>Temperature: 39.70°C<br>Humidity: 15.00%<br>Wind Speed: 3.38 m/s<br>Wind Direction: 281°", "Date: 2024-04-30<br>Temperature: 39.50°C<br>Humidity: 15.00%<br>Wind Speed: 3.61 m/s<br>Wind Direction: 280°"], "line": {"color": "blue", "dash": "dash"}, "mode": "lines", "name": "Avg. Wind Speed", "type": "scatter", "x": ["2024-04-29T16:00:00", "2024-04-29T17:00:00", "2024-04-29T18:00:00", "2024-04-29T19:00:00", "2024-04-29T20:00:00", "2024-04-29T21:00:00", "2024-04-29T22:00:00", "2024-04-29T23:00:00", "2024-04-30T00:00:00", "2024-04-30T01:00:00", "2024-04-30T02:00:00", "2024-04-30T03:00:00", "2024-04-30T04:00:00", "2024-04-30T05:00:00", "2024-04-30T06:00:00", "2024-04-30T07:00:00", "2024-04-30T08:00:00", "2024-04-30T09:00:00", "2024-04-30T10:00:00", "2024-04-30T11:00:00", "2024-04-30T12:00:00", "2024-04-30T13:00:00", "2024-04-30T14:00:00", "2024-04-30T15:00:00"], "xaxis": "x", "y": [2.077, 2.077, 2.077, 2.077, 2.077, 2.077, 2.077, 2.077, 2.077, 2.077, 2.077, 2.077, 2.077, 2.077, 2.077, 2.077, 2.077, 2.077, 2.077, 2.077, 2.077, 2.077, 2.077, 2.077], "yaxis": "y"}], "layout": {"height": 600, "hovermode": "closest", "polar": {"angularaxis": {"direction": "clockwise", "period": 360}, "domain": {"x": [0, 1], "y": [0.525, 1]}, "radialaxis": {"range": [0, 4.956], "visible": true}}, "title": {"text": "Interactive Meteogram"}, "xaxis": {"anchor": "y", "domain": [0, 1], "rangeselector": {"buttons": [{"count": 1, "label": "1m", "step": "month", "stepmode": "backward"}, {"count": 6, "label": "6m", "step": "month", "stepmode": "backward"}, {"count": 1, "label": "YTD", "step": "year", "stepmode": "todate"}, {"count": 1, "label": "1y", "step": "year", "stepmode": "backward"}, {"step": "all"}]}, "rangeslider": {"visible": true}, "title": {"text": "Date"}, "type": "date"}, "yaxis": {"anchor": "x", "domain": [0, 0.475], "title": {"text": "Value"}}}}
